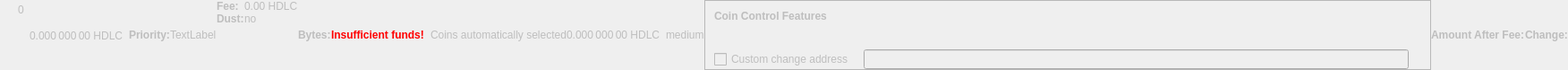
    <widget class="QWidget" name="dummyHideWidget" native="true">
     <property name="enabled">
      <bool>false</bool>
     </property>
     <property name="maximumSize">
      <size>
       <width>100</width>
       <height>22</height>
      </size>
     </property>
     <layout class="QHBoxLayout" name="dummyHideLayout">
      <property name="spacing">
       <number>0</number>
      </property>
      <property name="leftMargin">
       <number>0</number>
      </property>
      <property name="topMargin">
       <number>0</number>
      </property>
      <property name="rightMargin">
       <number>0</number>
      </property>
      <property name="bottomMargin">
       <number>0</number>
      </property>
      <item>
       <layout class="QFormLayout" name="formLayoutCoinControl1">
        <property name="horizontalSpacing">
         <number>10</number>
        </property>
        <property name="verticalSpacing">
         <number>14</number>
        </property>
        <property name="leftMargin">
         <number>10</number>
        </property>
        <property name="topMargin">
         <number>4</number>
        </property>
        <property name="rightMargin">
         <number>6</number>
        </property>
        <item row="0" column="1">
         <widget class="QLabel" name="labelCoinControlBytes">
          <property name="cursor">
           <cursorShape>IBeamCursor</cursorShape>
          </property>
          <property name="contextMenuPolicy">
           <enum>Qt::ActionsContextMenu</enum>
          </property>
          <property name="text">
           <string notr="true">0</string>
          </property>
          <property name="textInteractionFlags">
           <set>Qt::LinksAccessibleByMouse|Qt::TextSelectableByKeyboard|Qt::TextSelectableByMouse</set>
          </property>
         </widget>
        </item>
       </layout>
      </item>
      <item>
       <widget class="QLabel" name="labelCoinControlAfterFee">
        <property name="enabled">
         <bool>false</bool>
        </property>
        <property name="sizePolicy">
         <sizepolicy hsizetype="Fixed" vsizetype="Fixed">
          <horstretch>0</horstretch>
          <verstretch>0</verstretch>
         </sizepolicy>
        </property>
        <property name="minimumSize">
         <size>
          <width>111</width>
          <height>12</height>
         </size>
        </property>
        <property name="maximumSize">
         <size>
          <width>111</width>
          <height>12</height>
         </size>
        </property>
        <property name="cursor">
         <cursorShape>IBeamCursor</cursorShape>
        </property>
        <property name="contextMenuPolicy">
         <enum>Qt::ActionsContextMenu</enum>
        </property>
        <property name="text">
         <string notr="true">0.000 000 00 HDLC</string>
        </property>
        <property name="textInteractionFlags">
         <set>Qt::LinksAccessibleByMouse|Qt::TextSelectableByKeyboard|Qt::TextSelectableByMouse</set>
        </property>
       </widget>
      </item>
      <item>
       <widget class="QLabel" name="labelCoinControlPriorityText">
        <property name="enabled">
         <bool>false</bool>
        </property>
        <property name="font">
         <font>
          <weight>75</weight>
          <bold>true</bold>
         </font>
        </property>
        <property name="text">
         <string>Priority:</string>
        </property>
       </widget>
      </item>
      <item>
       <layout class="QHBoxLayout" name="horizontalLayout">
        <item>
         <widget class="QLabel" name="WarningLabel">
          <property name="text">
           <string>TextLabel</string>
          </property>
         </widget>
        </item>
       </layout>
      </item>
      <item>
       <layout class="QFormLayout" name="formLayoutCoinControl3">
        <property name="horizontalSpacing">
         <number>0</number>
        </property>
        <property name="verticalSpacing">
         <number>0</number>
        </property>
        <property name="leftMargin">
         <number>0</number>
        </property>
        <property name="topMargin">
         <number>0</number>
        </property>
        <property name="rightMargin">
         <number>0</number>
        </property>
        <item row="0" column="0">
         <widget class="QLabel" name="labelCoinControlFeeText">
          <property name="enabled">
           <bool>false</bool>
          </property>
          <property name="font">
           <font>
            <weight>75</weight>
            <bold>true</bold>
           </font>
          </property>
          <property name="text">
           <string>Fee:</string>
          </property>
          <property name="margin">
           <number>0</number>
          </property>
         </widget>
        </item>
        <item row="0" column="1">
         <widget class="QLabel" name="labelCoinControlFee">
          <property name="enabled">
           <bool>false</bool>
          </property>
          <property name="cursor">
           <cursorShape>IBeamCursor</cursorShape>
          </property>
          <property name="contextMenuPolicy">
           <enum>Qt::ActionsContextMenu</enum>
          </property>
          <property name="text">
           <string notr="true">0.00 HDLC</string>
          </property>
          <property name="textInteractionFlags">
           <set>Qt::LinksAccessibleByMouse|Qt::TextSelectableByKeyboard|Qt::TextSelectableByMouse</set>
          </property>
         </widget>
        </item>
        <item row="1" column="0">
         <widget class="QLabel" name="labelCoinControlLowOutputText">
          <property name="enabled">
           <bool>false</bool>
          </property>
          <property name="font">
           <font>
            <weight>75</weight>
            <bold>true</bold>
           </font>
          </property>
          <property name="text">
           <string>Dust:</string>
          </property>
         </widget>
        </item>
        <item row="1" column="1">
         <widget class="QLabel" name="labelCoinControlLowOutput">
          <property name="enabled">
           <bool>false</bool>
          </property>
          <property name="cursor">
           <cursorShape>IBeamCursor</cursorShape>
          </property>
          <property name="contextMenuPolicy">
           <enum>Qt::ActionsContextMenu</enum>
          </property>
          <property name="text">
           <string>no</string>
          </property>
          <property name="textInteractionFlags">
           <set>Qt::LinksAccessibleByMouse|Qt::TextSelectableByKeyboard|Qt::TextSelectableByMouse</set>
          </property>
         </widget>
        </item>
       </layout>
      </item>
      <item>
       <widget class="QLabel" name="labelCoinControlBytesText">
        <property name="enabled">
         <bool>false</bool>
        </property>
        <property name="font">
         <font>
          <weight>75</weight>
          <bold>true</bold>
         </font>
        </property>
        <property name="text">
         <string>Bytes:</string>
        </property>
       </widget>
      </item>
      <item>
       <layout class="QFormLayout" name="formLayoutCoinControl2">
        <property name="horizontalSpacing">
         <number>0</number>
        </property>
        <property name="verticalSpacing">
         <number>0</number>
        </property>
        <property name="leftMargin">
         <number>0</number>
        </property>
        <property name="topMargin">
         <number>0</number>
        </property>
        <property name="rightMargin">
         <number>0</number>
        </property>
       </layout>
      </item>
      <item>
       <layout class="QHBoxLayout" name="horizontalLayoutCoinControl2">
        <property name="spacing">
         <number>0</number>
        </property>
        <property name="bottomMargin">
         <number>0</number>
        </property>
       </layout>
      </item>
      <item>
       <widget class="QLabel" name="labelCoinControlInsuffFunds">
        <property name="enabled">
         <bool>false</bool>
        </property>
        <property name="minimumSize">
         <size>
          <width>0</width>
          <height>0</height>
         </size>
        </property>
        <property name="font">
         <font>
          <weight>75</weight>
          <bold>true</bold>
         </font>
        </property>
        <property name="styleSheet">
         <string notr="true">color:red;font-weight:bold;</string>
        </property>
        <property name="text">
         <string>Insufficient funds!</string>
        </property>
        <property name="margin">
         <number>5</number>
        </property>
       </widget>
      </item>
      <item>
       <layout class="QFormLayout" name="formLayoutCoinControl4">
        <property name="horizontalSpacing">
         <number>0</number>
        </property>
        <property name="verticalSpacing">
         <number>0</number>
        </property>
        <property name="leftMargin">
         <number>0</number>
        </property>
        <property name="topMargin">
         <number>0</number>
        </property>
        <property name="rightMargin">
         <number>0</number>
        </property>
       </layout>
      </item>
      <item>
       <widget class="QLabel" name="labelCoinControlChangeLabel">
        <property name="enabled">
         <bool>false</bool>
        </property>
        <property name="sizePolicy">
         <sizepolicy hsizetype="Preferred" vsizetype="Expanding">
          <horstretch>0</horstretch>
          <verstretch>0</verstretch>
         </sizepolicy>
        </property>
        <property name="minimumSize">
         <size>
          <width>0</width>
          <height>0</height>
         </size>
        </property>
        <property name="text">
         <string/>
        </property>
        <property name="margin">
         <number>3</number>
        </property>
       </widget>
      </item>
      <item>
       <widget class="QLabel" name="labelCoinControlAutomaticallySelected">
        <property name="enabled">
         <bool>false</bool>
        </property>
        <property name="sizePolicy">
         <sizepolicy hsizetype="Fixed" vsizetype="Fixed">
          <horstretch>0</horstretch>
          <verstretch>0</verstretch>
         </sizepolicy>
        </property>
        <property name="minimumSize">
         <size>
          <width>0</width>
          <height>0</height>
         </size>
        </property>
        <property name="maximumSize">
         <size>
          <width>240</width>
          <height>16777215</height>
         </size>
        </property>
        <property name="text">
         <string>Coins automatically selected</string>
        </property>
        <property name="margin">
         <number>5</number>
        </property>
       </widget>
      </item>
      <item>
       <widget class="QLabel" name="labelCoinControlChange">
        <property name="enabled">
         <bool>false</bool>
        </property>
        <property name="sizePolicy">
         <sizepolicy hsizetype="Fixed" vsizetype="Fixed">
          <horstretch>0</horstretch>
          <verstretch>0</verstretch>
         </sizepolicy>
        </property>
        <property name="minimumSize">
         <size>
          <width>111</width>
          <height>0</height>
         </size>
        </property>
        <property name="maximumSize">
         <size>
          <width>111</width>
          <height>16777215</height>
         </size>
        </property>
        <property name="cursor">
         <cursorShape>IBeamCursor</cursorShape>
        </property>
        <property name="contextMenuPolicy">
         <enum>Qt::ActionsContextMenu</enum>
        </property>
        <property name="text">
         <string notr="true">0.000 000 00 HDLC</string>
        </property>
        <property name="textInteractionFlags">
         <set>Qt::LinksAccessibleByMouse|Qt::TextSelectableByKeyboard|Qt::TextSelectableByMouse</set>
        </property>
       </widget>
      </item>
      <item>
       <widget class="QLabel" name="labelCoinControlPriority">
        <property name="enabled">
         <bool>false</bool>
        </property>
        <property name="cursor">
         <cursorShape>IBeamCursor</cursorShape>
        </property>
        <property name="contextMenuPolicy">
         <enum>Qt::ActionsContextMenu</enum>
        </property>
        <property name="text">
         <string>medium</string>
        </property>
        <property name="textInteractionFlags">
         <set>Qt::LinksAccessibleByMouse|Qt::TextSelectableByKeyboard|Qt::TextSelectableByMouse</set>
        </property>
       </widget>
      </item>
      <item>
       <widget class="QFrame" name="frameCoinControl">
        <property name="sizePolicy">
         <sizepolicy hsizetype="Expanding" vsizetype="Expanding">
          <horstretch>0</horstretch>
          <verstretch>0</verstretch>
         </sizepolicy>
        </property>
        <property name="maximumSize">
         <size>
          <width>16777215</width>
          <height>16777215</height>
         </size>
        </property>
        <property name="frameShape">
         <enum>QFrame::StyledPanel</enum>
        </property>
        <property name="frameShadow">
         <enum>QFrame::Sunken</enum>
        </property>
        <layout class="QVBoxLayout" name="verticalLayoutCoinControl2_2">
         <property name="spacing">
          <number>0</number>
         </property>
         <property name="leftMargin">
          <number>0</number>
         </property>
         <property name="topMargin">
          <number>0</number>
         </property>
         <property name="rightMargin">
          <number>0</number>
         </property>
         <property name="bottomMargin">
          <number>0</number>
         </property>
         <item>
          <layout class="QVBoxLayout" name="verticalLayoutCoinControl" stretch="0,0,0,1">
           <property name="spacing">
            <number>0</number>
           </property>
           <property name="leftMargin">
            <number>10</number>
           </property>
           <property name="topMargin">
            <number>10</number>
           </property>
           <item>
            <layout class="QHBoxLayout" name="horizontalLayoutCoinControl1">
             <property name="bottomMargin">
              <number>15</number>
             </property>
             <item>
              <widget class="QLabel" name="labelCoinControlFeatures">
               <property name="enabled">
                <bool>false</bool>
               </property>
               <property name="sizePolicy">
                <sizepolicy hsizetype="Preferred" vsizetype="Maximum">
                 <horstretch>0</horstretch>
                 <verstretch>0</verstretch>
                </sizepolicy>
               </property>
               <property name="font">
                <font>
                 <weight>75</weight>
                 <bold>true</bold>
                </font>
               </property>
               <property name="styleSheet">
                <string notr="true">font-weight:bold;</string>
               </property>
               <property name="text">
                <string>Coin Control Features</string>
               </property>
              </widget>
             </item>
            </layout>
           </item>
           <item>
            <widget class="QWidget" name="widgetCoinControl" native="true">
             <property name="sizePolicy">
              <sizepolicy hsizetype="Preferred" vsizetype="Preferred">
               <horstretch>0</horstretch>
               <verstretch>0</verstretch>
              </sizepolicy>
             </property>
             <property name="minimumSize">
              <size>
               <width>0</width>
               <height>0</height>
              </size>
             </property>
             <property name="styleSheet">
              <string notr="true"/>
             </property>
             <layout class="QHBoxLayout" name="horizontalLayoutCoinControl5_2">
              <property name="leftMargin">
               <number>0</number>
              </property>
              <property name="topMargin">
               <number>0</number>
              </property>
              <property name="rightMargin">
               <number>0</number>
              </property>
              <property name="bottomMargin">
               <number>0</number>
              </property>
              <item>
               <layout class="QHBoxLayout" name="horizontalLayoutCoinControl3">
                <property name="spacing">
                 <number>20</number>
                </property>
                <property name="topMargin">
                 <number>0</number>
                </property>
                <property name="bottomMargin">
                 <number>10</number>
                </property>
               </layout>
              </item>
             </layout>
            </widget>
           </item>
           <item>
            <layout class="QHBoxLayout" name="horizontalLayoutCoinControl4" stretch="0,0,0">
             <property name="spacing">
              <number>12</number>
             </property>
             <property name="sizeConstraint">
              <enum>QLayout::SetDefaultConstraint</enum>
             </property>
             <property name="topMargin">
              <number>5</number>
             </property>
             <property name="rightMargin">
              <number>5</number>
             </property>
             <item>
              <widget class="QCheckBox" name="checkBoxCoinControlChange">
               <property name="enabled">
                <bool>false</bool>
               </property>
               <property name="toolTip">
                <string>If this is activated, but the change address is empty or invalid, change will be sent to a newly generated address.</string>
               </property>
               <property name="text">
                <string>Custom change address</string>
               </property>
              </widget>
             </item>
             <item>
              <widget class="QValidatedLineEdit" name="lineEditCoinControlChange">
               <property name="enabled">
                <bool>false</bool>
               </property>
               <property name="sizePolicy">
                <sizepolicy hsizetype="Expanding" vsizetype="Fixed">
                 <horstretch>0</horstretch>
                 <verstretch>0</verstretch>
                </sizepolicy>
               </property>
              </widget>
             </item>
             <item>
              <widget class="QLabel" name="labelCoinControlChangeLabel_2">
               <property name="sizePolicy">
                <sizepolicy hsizetype="Preferred" vsizetype="Expanding">
                 <horstretch>0</horstretch>
                 <verstretch>0</verstretch>
                </sizepolicy>
               </property>
               <property name="minimumSize">
                <size>
                 <width>0</width>
                 <height>0</height>
                </size>
               </property>
               <property name="text">
                <string/>
               </property>
               <property name="margin">
                <number>3</number>
               </property>
              </widget>
             </item>
            </layout>
           </item>
           <item>
            <spacer name="verticalSpacerCoinControl">
             <property name="orientation">
              <enum>Qt::Vertical</enum>
             </property>
             <property name="sizeHint" stdset="0">
              <size>
               <width>800</width>
               <height>1</height>
              </size>
             </property>
            </spacer>
           </item>
          </layout>
         </item>
        </layout>
       </widget>
      </item>
      <item>
       <widget class="QLabel" name="labelCoinControlAfterFeeText">
        <property name="enabled">
         <bool>false</bool>
        </property>
        <property name="minimumSize">
         <size>
          <width>0</width>
          <height>0</height>
         </size>
        </property>
        <property name="maximumSize">
         <size>
          <width>16777215</width>
          <height>16777215</height>
         </size>
        </property>
        <property name="font">
         <font>
          <weight>75</weight>
          <bold>true</bold>
         </font>
        </property>
        <property name="text">
         <string>Amount After Fee:</string>
        </property>
        <property name="alignment">
         <set>Qt::AlignLeading|Qt::AlignLeft|Qt::AlignVCenter</set>
        </property>
        <property name="margin">
         <number>0</number>
        </property>
       </widget>
      </item>
      <item>
       <widget class="QLabel" name="labelCoinControlChangeText">
        <property name="enabled">
         <bool>false</bool>
        </property>
        <property name="sizePolicy">
         <sizepolicy hsizetype="Preferred" vsizetype="Preferred">
          <horstretch>0</horstretch>
          <verstretch>0</verstretch>
         </sizepolicy>
        </property>
        <property name="minimumSize">
         <size>
          <width>0</width>
          <height>0</height>
         </size>
        </property>
        <property name="maximumSize">
         <size>
          <width>16777215</width>
          <height>16777215</height>
         </size>
        </property>
        <property name="font">
         <font>
          <weight>75</weight>
          <bold>true</bold>
         </font>
        </property>
        <property name="text">
         <string>Change:</string>
        </property>
        <property name="alignment">
         <set>Qt::AlignLeading|Qt::AlignLeft|Qt::AlignVCenter</set>
        </property>
       </widget>
      </item>
     </layout>
    </widget>
